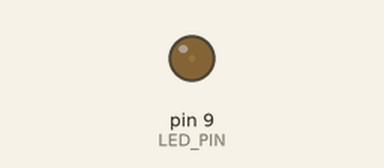
This sketch was run on a simulated Arduino Uno, built with avr-gcc and run on an emulated ATmega328P. Shown: output pins drawn as LEDs (lit = HIGH).

Above: at 0.05 s.
At 1.25 s:
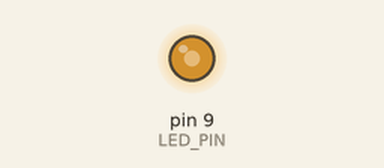
At 1.85 s:
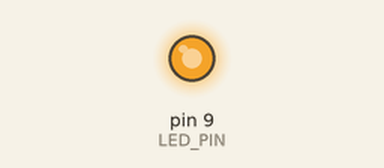
At 3.65 s:
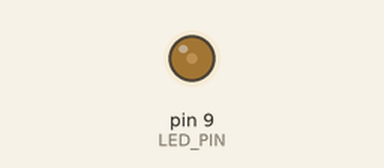
Timing chart, 0 to 5.3 s (numbered marks = the images above):
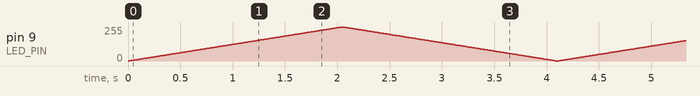

The sketch:

03_pwm_breathing.ino
```cpp
const int LED_PIN = 9;

void setup() {
  pinMode(LED_PIN, OUTPUT);
}

void loop() {
  for (int value = 0; value <= 255; value++) {
    analogWrite(LED_PIN, value);
    delay(8);
  }

  for (int value = 255; value >= 0; value--) {
    analogWrite(LED_PIN, value);
    delay(8);
  }
}
```
